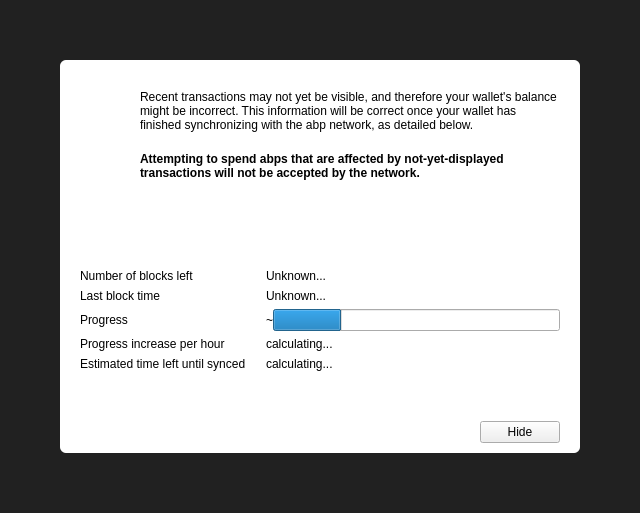
<?xml version="1.0" encoding="UTF-8"?>
<ui version="4.0">
 <class>ModalOverlay</class>
 <widget class="ModalOverlay" name="ModalOverlay">
  <property name="geometry">
   <rect>
    <x>0</x>
    <y>0</y>
    <width>640</width>
    <height>513</height>
   </rect>
  </property>
  <property name="windowTitle">
   <string>Form</string>
  </property>
  <layout class="QVBoxLayout" name="verticalLayout" stretch="0">
   <property name="sizeConstraint">
    <enum>QLayout::SetDefaultConstraint</enum>
   </property>
   <property name="leftMargin">
    <number>0</number>
   </property>
   <property name="topMargin">
    <number>0</number>
   </property>
   <property name="rightMargin">
    <number>0</number>
   </property>
   <property name="bottomMargin">
    <number>0</number>
   </property>
   <item>
    <widget class="QWidget" name="bgWidget" native="true">
     <property name="styleSheet">
      <string notr="true">#bgWidget { background: rgba(0,0,0,220); }</string>
     </property>
     <layout class="QVBoxLayout" name="verticalLayoutMain" stretch="0">
      <property name="leftMargin">
       <number>60</number>
      </property>
      <property name="topMargin">
       <number>60</number>
      </property>
      <property name="rightMargin">
       <number>60</number>
      </property>
      <property name="bottomMargin">
       <number>60</number>
      </property>
      <item>
       <widget class="QWidget" name="contentWidget" native="true">
        <property name="styleSheet">
         <string notr="true">#contentWidget { background: white; border-radius: 6px; }</string>
        </property>
        <layout class="QVBoxLayout" name="verticalLayout_3" stretch="1,0,0">
         <property name="spacing">
          <number>0</number>
         </property>
         <property name="leftMargin">
          <number>20</number>
         </property>
         <property name="topMargin">
          <number>10</number>
         </property>
         <property name="rightMargin">
          <number>20</number>
         </property>
         <property name="bottomMargin">
          <number>10</number>
         </property>
         <item>
          <widget class="QStackedWidget" name="stackedWidget">
           <property name="currentIndex">
            <number>0</number>
           </property>
           <widget class="QWidget" name="page">
            <layout class="QVBoxLayout" name="verticalLayout_2">
             <property name="spacing">
              <number>0</number>
             </property>
             <property name="leftMargin">
              <number>0</number>
             </property>
             <property name="topMargin">
              <number>0</number>
             </property>
             <property name="rightMargin">
              <number>0</number>
             </property>
             <property name="bottomMargin">
              <number>0</number>
             </property>
             <item>
              <layout class="QHBoxLayout" name="horizontalLayoutIconText" stretch="0,1">
               <property name="spacing">
                <number>20</number>
               </property>
               <property name="topMargin">
                <number>20</number>
               </property>
               <item>
                <layout class="QVBoxLayout" name="verticalLayoutIcon">
                 <item>
                  <widget class="QPushButton" name="warningIcon">
                   <property name="enabled">
                    <bool>false</bool>
                   </property>
                   <property name="text">
                    <string/>
                   </property>
                   <property name="icon">
                    <iconset>
                     <normaloff>:/icons/warning</normaloff>
                     <disabledoff>:/icons/warning</disabledoff>:/icons/warning</iconset>
                   </property>
                   <property name="iconSize">
                    <size>
                     <width>48</width>
                     <height>48</height>
                    </size>
                   </property>
                   <property name="flat">
                    <bool>true</bool>
                   </property>
                  </widget>
                 </item>
                 <item>
                  <spacer name="verticalSpacerWarningIcon">
                   <property name="orientation">
                    <enum>Qt::Vertical</enum>
                   </property>
                   <property name="sizeHint" stdset="0">
                    <size>
                     <width>20</width>
                     <height>40</height>
                    </size>
                   </property>
                  </spacer>
                 </item>
                </layout>
               </item>
               <item>
                <layout class="QVBoxLayout" name="verticalLayoutInfoText">
                 <property name="leftMargin">
                  <number>0</number>
                 </property>
                 <property name="topMargin">
                  <number>0</number>
                 </property>
                 <item>
                  <widget class="QLabel" name="infoText">
                   <property name="text">
                    <string>Recent transactions may not yet be visible, and therefore your wallet's balance might be incorrect. This information will be correct once your wallet has finished synchronizing with the abp network, as detailed below.</string>
                   </property>
                   <property name="textFormat">
                    <enum>Qt::RichText</enum>
                   </property>
                   <property name="wordWrap">
                    <bool>true</bool>
                   </property>
                  </widget>
                 </item>
                 <item>
                  <widget class="QLabel" name="infoTextStrong">
                   <property name="font">
                    <font>
                     <weight>75</weight>
                     <bold>true</bold>
                    </font>
                   </property>
                   <property name="text">
                    <string>Attempting to spend abps that are affected by not-yet-displayed transactions will not be accepted by the network.</string>
                   </property>
                   <property name="textFormat">
                    <enum>Qt::RichText</enum>
                   </property>
                   <property name="wordWrap">
                    <bool>true</bool>
                   </property>
                  </widget>
                 </item>
                 <item>
                  <spacer name="verticalSpacerInTextSpace">
                   <property name="orientation">
                    <enum>Qt::Vertical</enum>
                   </property>
                   <property name="sizeHint" stdset="0">
                    <size>
                     <width>20</width>
                     <height>40</height>
                    </size>
                   </property>
                  </spacer>
                 </item>
                </layout>
               </item>
              </layout>
             </item>
             <item>
              <layout class="QFormLayout" name="formLayout">
               <property name="fieldGrowthPolicy">
                <enum>QFormLayout::ExpandingFieldsGrow</enum>
               </property>
               <property name="horizontalSpacing">
                <number>20</number>
               </property>
               <property name="verticalSpacing">
                <number>6</number>
               </property>
               <property name="topMargin">
                <number>10</number>
               </property>
               <item row="0" column="0">
                <widget class="QLabel" name="labelNumberOfBlocksLeft">
                 <property name="font">
                  <font>
                   <weight>50</weight>
                   <bold>false</bold>
                  </font>
                 </property>
                 <property name="text">
                  <string>Number of blocks left</string>
                 </property>
                </widget>
               </item>
               <item row="0" column="1">
                <widget class="QLabel" name="numberOfBlocksLeft">
                 <property name="sizePolicy">
                  <sizepolicy hsizetype="Expanding" vsizetype="Preferred">
                   <horstretch>0</horstretch>
                   <verstretch>0</verstretch>
                  </sizepolicy>
                 </property>
                 <property name="text">
                  <string>Unknown...</string>
                 </property>
                </widget>
               </item>
               <item row="1" column="0">
                <widget class="QLabel" name="labelLastBlockTime">
                 <property name="font">
                  <font>
                   <weight>50</weight>
                   <bold>false</bold>
                  </font>
                 </property>
                 <property name="text">
                  <string>Last block time</string>
                 </property>
                </widget>
               </item>
               <item row="1" column="1">
                <widget class="QLabel" name="newestBlockDate">
                 <property name="sizePolicy">
                  <sizepolicy hsizetype="Expanding" vsizetype="Preferred">
                   <horstretch>0</horstretch>
                   <verstretch>0</verstretch>
                  </sizepolicy>
                 </property>
                 <property name="text">
                  <string>Unknown...</string>
                 </property>
                </widget>
               </item>
               <item row="2" column="0">
                <widget class="QLabel" name="labelSyncDone">
                 <property name="font">
                  <font>
                   <weight>50</weight>
                   <bold>false</bold>
                  </font>
                 </property>
                 <property name="text">
                  <string>Progress</string>
                 </property>
                </widget>
               </item>
               <item row="2" column="1">
                <layout class="QHBoxLayout" name="horizontalLayoutSync" stretch="0,1">
                 <item>
                  <widget class="QLabel" name="percentageProgress">
                   <property name="text">
                    <string notr="true">~</string>
                   </property>
                  </widget>
                 </item>
                 <item>
                  <widget class="QProgressBar" name="progressBar">
                   <property name="value">
                    <number>24</number>
                   </property>
                   <property name="format">
                    <string/>
                   </property>
                  </widget>
                 </item>
                </layout>
               </item>
               <item row="4" column="0">
                <widget class="QLabel" name="labelProgressIncrease">
                 <property name="font">
                  <font>
                   <weight>50</weight>
                   <bold>false</bold>
                  </font>
                 </property>
                 <property name="text">
                  <string>Progress increase per hour</string>
                 </property>
                </widget>
               </item>
               <item row="4" column="1">
                <widget class="QLabel" name="progressIncreasePerH">
                 <property name="sizePolicy">
                  <sizepolicy hsizetype="Expanding" vsizetype="Preferred">
                   <horstretch>0</horstretch>
                   <verstretch>0</verstretch>
                  </sizepolicy>
                 </property>
                 <property name="text">
                  <string>calculating...</string>
                 </property>
                </widget>
               </item>
               <item row="5" column="0">
                <widget class="QLabel" name="labelEstimatedTimeLeft">
                 <property name="font">
                  <font>
                   <weight>50</weight>
                   <bold>false</bold>
                  </font>
                 </property>
                 <property name="text">
                  <string>Estimated time left until synced</string>
                 </property>
                </widget>
               </item>
               <item row="5" column="1">
                <widget class="QLabel" name="expectedTimeLeft">
                 <property name="sizePolicy">
                  <sizepolicy hsizetype="Expanding" vsizetype="Preferred">
                   <horstretch>0</horstretch>
                   <verstretch>0</verstretch>
                  </sizepolicy>
                 </property>
                 <property name="text">
                  <string>calculating...</string>
                 </property>
                </widget>
               </item>
              </layout>
             </item>
            </layout>
           </widget>
           <widget class="QWidget" name="page_2">
            <layout class="QVBoxLayout" name="verticalLayout_4">
             <property name="spacing">
              <number>15</number>
             </property>
             <property name="topMargin">
              <number>40</number>
             </property>
             <property name="bottomMargin">
              <number>40</number>
             </property>
             <item>
              <layout class="QHBoxLayout" name="horizontalLayout_2">
               <item>
                <spacer name="horizontalSpacer_4">
                 <property name="orientation">
                  <enum>Qt::Horizontal</enum>
                 </property>
                 <property name="sizeHint" stdset="0">
                  <size>
                   <width>40</width>
                   <height>20</height>
                  </size>
                 </property>
                </spacer>
               </item>
               <item>
                <widget class="QPushButton" name="warningIconBackup">
                 <property name="enabled">
                  <bool>false</bool>
                 </property>
                 <property name="text">
                  <string/>
                 </property>
                 <property name="icon">
                  <iconset>
                   <normaloff>:/styles/app-icons/message_warning</normaloff>
                   <disabledoff>:/styles/app-icons/message_warning</disabledoff>:/styles/app-icons/message_warning</iconset>
                 </property>
                 <property name="iconSize">
                  <size>
                   <width>120</width>
                   <height>120</height>
                  </size>
                 </property>
                 <property name="flat">
                  <bool>true</bool>
                 </property>
                </widget>
               </item>
               <item>
                <spacer name="horizontalSpacer_5">
                 <property name="orientation">
                  <enum>Qt::Horizontal</enum>
                 </property>
                 <property name="sizeHint" stdset="0">
                  <size>
                   <width>40</width>
                   <height>20</height>
                  </size>
                 </property>
                </spacer>
               </item>
              </layout>
             </item>
             <item>
              <widget class="QLabel" name="labelNote">
               <property name="text">
                <string>IMPORATANT NOTE!</string>
               </property>
               <property name="alignment">
                <set>Qt::AlignCenter</set>
               </property>
              </widget>
             </item>
             <item>
              <widget class="QLabel" name="labelMessage">
               <property name="text">
                <string>Making a backup of your wallet helps ensure you can always maintain access to your funds. Please backup your wallet in order to avoid losing funds.</string>
               </property>
               <property name="alignment">
                <set>Qt::AlignCenter</set>
               </property>
               <property name="wordWrap">
                <bool>true</bool>
               </property>
              </widget>
             </item>
             <item>
              <spacer name="verticalSpacer">
               <property name="orientation">
                <enum>Qt::Vertical</enum>
               </property>
               <property name="sizeType">
                <enum>QSizePolicy::Expanding</enum>
               </property>
               <property name="sizeHint" stdset="0">
                <size>
                 <width>20</width>
                 <height>40</height>
                </size>
               </property>
              </spacer>
             </item>
             <item>
              <layout class="QHBoxLayout" name="horizontalLayout">
               <item>
                <spacer name="horizontalSpacer_2">
                 <property name="orientation">
                  <enum>Qt::Horizontal</enum>
                 </property>
                 <property name="sizeHint" stdset="0">
                  <size>
                   <width>40</width>
                   <height>20</height>
                  </size>
                 </property>
                </spacer>
               </item>
               <item>
                <widget class="QPushButton" name="walletBackupButton">
                 <property name="text">
                  <string>Wallet backup</string>
                 </property>
                </widget>
               </item>
               <item>
                <spacer name="horizontalSpacer_3">
                 <property name="orientation">
                  <enum>Qt::Horizontal</enum>
                 </property>
                 <property name="sizeHint" stdset="0">
                  <size>
                   <width>40</width>
                   <height>20</height>
                  </size>
                 </property>
                </spacer>
               </item>
              </layout>
             </item>
            </layout>
           </widget>
          </widget>
         </item>
         <item>
          <spacer name="verticalSpacerAfterText">
           <property name="orientation">
            <enum>Qt::Vertical</enum>
           </property>
           <property name="sizeHint" stdset="0">
            <size>
             <width>20</width>
             <height>40</height>
            </size>
           </property>
          </spacer>
         </item>
         <item>
          <layout class="QHBoxLayout" name="horizontalLayoutButtons">
           <property name="leftMargin">
            <number>10</number>
           </property>
           <property name="topMargin">
            <number>10</number>
           </property>
           <item>
            <spacer name="horizontalSpacer">
             <property name="orientation">
              <enum>Qt::Horizontal</enum>
             </property>
             <property name="sizeHint" stdset="0">
              <size>
               <width>40</width>
               <height>20</height>
              </size>
             </property>
            </spacer>
           </item>
           <item>
            <widget class="QPushButton" name="closeButton">
             <property name="text">
              <string>Hide</string>
             </property>
            </widget>
           </item>
          </layout>
         </item>
        </layout>
       </widget>
      </item>
     </layout>
    </widget>
   </item>
  </layout>
 </widget>
 <customwidgets>
  <customwidget>
   <class>ModalOverlay</class>
   <extends>QWidget</extends>
   <header>qt/modaloverlay.h</header>
   <container>1</container>
  </customwidget>
 </customwidgets>
 <resources/>
 <connections/>
</ui>
